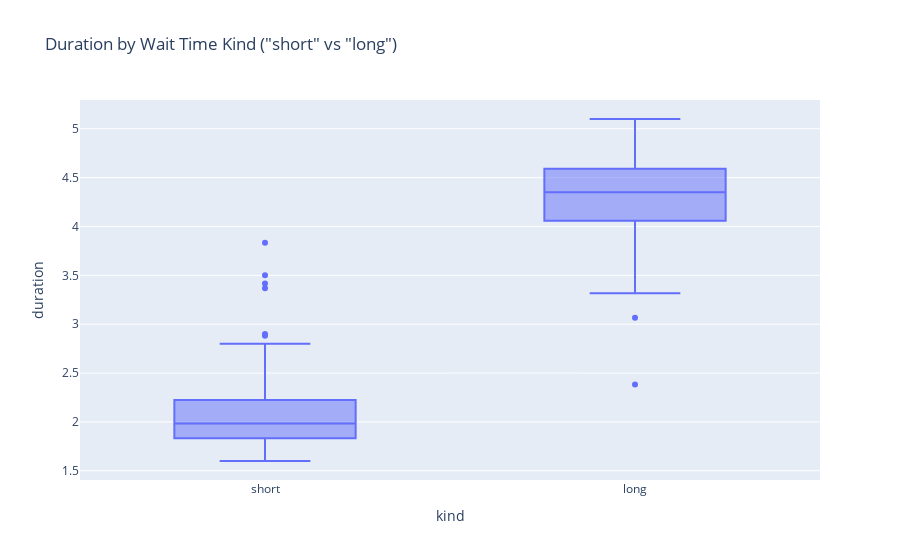

The notebook cell this image was saved under:
### Markdown cell above
### Answer:
In this approach, we’re using a simple linear regression model with an indicator variable to show whether a wait time is "short" (under 68 minutes) or "long" (68 minutes or more). This model compares the average eruption duration between these two categories, instead of looking at wait time as a continuous variable.

### Model Setup and Interpretation

The model is set up like this:

- **Y** represents the eruption duration.
- **Intercept**: This is the average duration for the "short" category, which we use as a reference.
- **Indicator for “long”**: This is 1 if the wait time is "long" and 0 if it’s "short."
- **Contrast (difference)**: This is the average difference in duration between "long" and "short" wait times—it shows how much longer eruptions tend to last when the wait time is "long" compared to "short."

In this model, we treat `kind` as a categorical variable with two levels: "short" and "long." The model estimates the average difference in eruption duration between these categories.

### How This Model Differs from Previous Ones

This model is different from the previous ones, which used `waiting` as a continuous variable:

- **Original Model (`duration ~ waiting`)**: This used waiting time as a continuous predictor, showing how each additional minute of waiting time affects eruption duration across the entire dataset.
- **Subset Models**: These looked at the relationship separately for short and long waits, letting us compare the trends in each group individually.

By treating wait time as a category, the indicator model provides a direct comparison of average durations between "short" and "long" waits, without assuming a steady increase in duration for each extra minute of wait time.

### Hypothesis Testing and Interpretation

The null hypothesis for this model is:
- There is no difference in average duration between "short" and "long" wait times (meaning that the difference, or contrast, is zero).

If we reject the null hypothesis (if the p-value for `kind["long"]` is small, typically less than 0.05), it suggests there’s a statistically significant difference in eruption durations between short and long waits.

### Code and Expected Results

Running the code gives us:

### Code cell
from IPython.display import display
import plotly.express as px
import statsmodels.formula.api as smf

# Fit the model using `kind` as a categorical variable with "short" as the reference
model = smf.ols('duration ~ C(kind, Treatment(reference="short"))', data=old_faithful).fit()
display(model.summary().tables[1])

# Box plot to visualize duration by kind ("short" vs "long" waits)
fig = px.box(old_faithful, x='kind', y='duration', 
             title='Duration by Wait Time Kind ("short" vs "long")',
             category_orders={'kind': ['short', 'long']})
fig.show()

### Figure 1 — Plotly figure (JSON) as saved in the notebook; plotly's stock layout.template omitted (floating-point values rounded to 4 significant figures; data arrays with more than 128 entries replaced by an {"elided": "..."} marker saying what was removed)
{"data": [{"alignmentgroup": "True", "hovertemplate": "kind=%{x}<br>duration=%{y}<extra></extra>", "legendgroup": "", "marker": {"color": "#636efa"}, "name": "", "notched": false, "offsetgroup": "", "orientation": "v", "showlegend": false, "type": "box", "x": {"elided": "272 str values"}, "x0": " ", "xaxis": "x", "y": {"elided": "272 float values"}, "y0": " ", "yaxis": "y"}], "layout": {"boxmode": "group", "legend": {"tracegroupgap": 0}, "title": {"text": "Duration by Wait Time Kind (\"short\" vs \"long\")"}, "xaxis": {"anchor": "y", "categoryarray": ["short", "long"], "categoryorder": "array", "domain": [0, 1], "title": {"text": "kind"}}, "yaxis": {"anchor": "x", "domain": [0, 1], "title": {"text": "duration"}}}}
